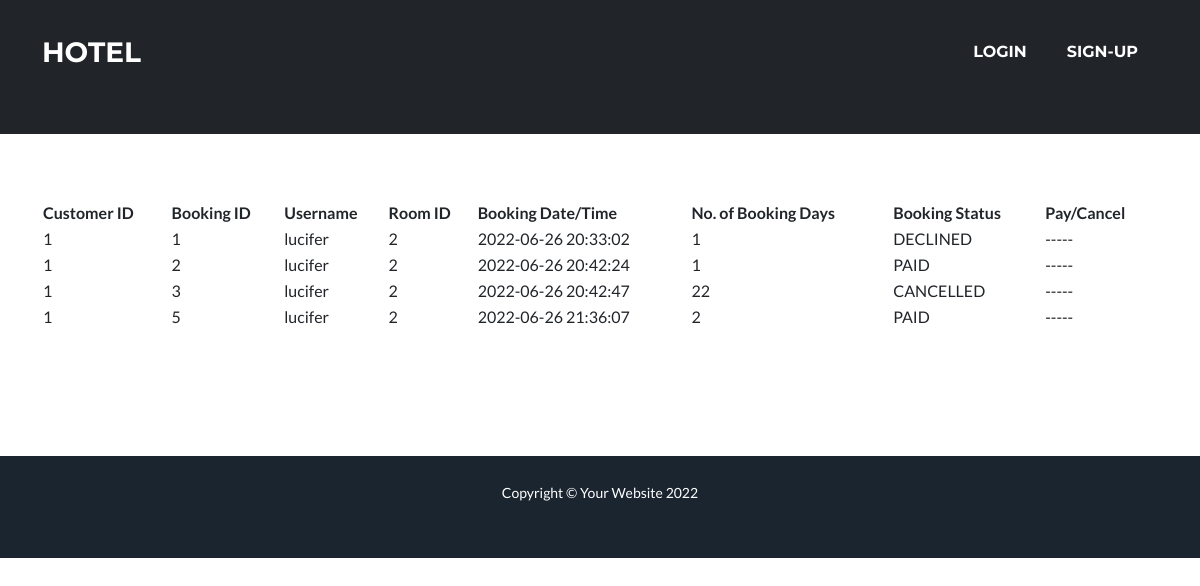
Screenshot of /bookings/ (signed in) with the database file from the repository.
### tables this page shows
CREATE TABLE `booking` (
        `Booking_ID` INTEGER PRIMARY KEY AUTOINCREMENT,
        `Customer_ID` BIGINT(45) NULL,
        `Room_ID` BIGINT(45) NULL,
        `Booking_DateTime` DATETIME NULL,
        `Number_Of_Booking_Days` INT NULL,
        `Booking_Status` NVARCHAR(50) NULL
    );

CREATE TABLE `customer` (
        `Customer_ID` INTEGER PRIMARY KEY AUTOINCREMENT,
        `Name` NVARCHAR(150) NULL,
        `Age` TINYINT(10) NULL,
        `Gender` NVARCHAR(7) NULL,
        `Type` NVARCHAR(15) NULL,
        `Phone` NVARCHAR(10) NULL,
        `Email` NVARCHAR(180) NULL,
        `Address` NVARCHAR(250) NULL,
        `User_ID` NVARCHAR(50) NULL,
        `Password` NVARCHAR(16) NULL
    );

### app.py (the view)
@app.route("/bookings/")
def bookings():
    if request.cookies.get("user_session") == None:
        if request.cookies.get("admin_session") == None:
            return redirect(url_for("login"))
        else:
            return render_template("bookings.html",bookings=getBookings(),admin=True)
    else:
        user_id = request.cookies.get("user_session").split("|")[0]
        return render_template("bookings.html",bookings=getBookings(user_id=user_id,admin=False),admin=False)

### functions.py (called while the page is built)
def sqlConnection():
    db_name = "hotelms.db"
    return sqlite3.connect(db_name)

def getBookings(user_id=None,admin=True):
    query = ""
    if admin:
        query = "SELECT * FROM booking LEFT JOIN customer ON booking.Customer_ID=customer.Customer_ID;"
    elif user_id != None:
        query = "SELECT * FROM booking LEFT JOIN customer ON booking.Customer_ID=customer.Customer_ID WHERE booking.Customer_ID="+str(user_id)+";"
    conn = sqlConnection()
    c = conn.cursor()
    c.execute(query)
    return c.fetchall()

### templates/bookings.html
{% extends 'base.html' %}
{% block content %}
    <table>
        <tr>
            <th>Customer ID</th>
            <th>Booking ID</th>
            <th>Username</th>
            <th>Room ID</th>
            <th>Booking Date/Time</th>
            <th>No. of Booking Days</th>
            <th>Booking Status</th>
            {% if admin %}
                <th>Approve/Decline</th>
            {% else %}
                <th>Pay/Cancel</th>
            {% endif %}
        </tr>
        {% for booking in bookings %}
            <tr>
                <td>{{booking[1]}}</td>
                <td>{{booking[0]}}</td>
                <td>{{booking[14]}}</td>
                <td>{{booking[2]}}</td>
                <td>{{booking[3]}}</td>
                <td>{{booking[4]}}</td>
                <td>{{booking[5]}}</td>
                {% if booking[5]=="DECLINED" or booking[5]=="CANCELLED" or booking[5]=="PAID"%}
                    <td>-----</td>
                {% else %}
                    {% if admin %}
                        <td><a href="/admin/approve/{{booking[0]}}/">Approve</a><a href="/admin/decline/{{booking[0]}}/">Decline</a></td>
                    {% else %}
                        <td><a href="/payment/{{booking[0]}}/">Pay</a><a href="/cancel/{{booking[0]}}/">Cancel</a></td>
                    {% endif %}
                {% endif %}
            </tr>
        {% endfor %}
    </table>
{% endblock content %}

### rows the page displays
booking: Customer_ID "1", Booking_ID "1", User_ID "lucifer", Room_ID "2", Booking_DateTime "2022-06-26 20:33:02", Number_Of_Booking_Days "1", Booking_Status "DECLINED"
booking: Customer_ID "1", Booking_ID "2", User_ID "lucifer", Room_ID "2", Booking_DateTime "2022-06-26 20:42:24", Number_Of_Booking_Days "1", Booking_Status "PAID"
booking: Customer_ID "1", Booking_ID "3", User_ID "lucifer", Room_ID "2", Booking_DateTime "2022-06-26 20:42:47", Number_Of_Booking_Days "22", Booking_Status "CANCELLED"
booking: Customer_ID "1", Booking_ID "5", User_ID "lucifer", Room_ID "2", Booking_DateTime "2022-06-26 21:36:07", Number_Of_Booking_Days "2", Booking_Status "PAID"
